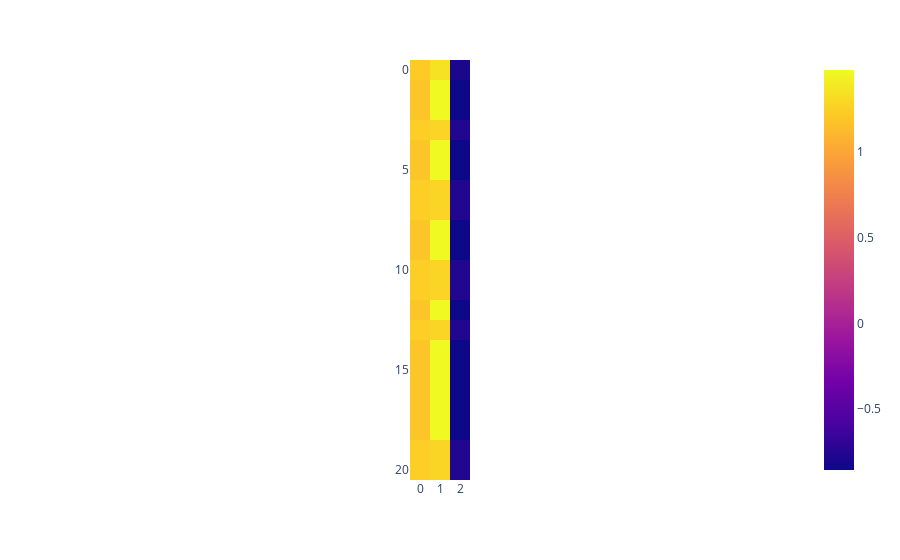

Notebook code cell kept with this figure:
### Code cell
px.imshow(model.attention_head.w_o(A @ v).detach().cpu().numpy())

### Figure 1 — Plotly figure (JSON) as saved in the notebook; plotly's stock layout.template omitted (floating-point values rounded to 4 significant figures)
{"data": [{"coloraxis": "coloraxis", "hovertemplate": "x: %{x}<br>y: %{y}<br>color: %{z}<extra></extra>", "name": "0", "type": "heatmap", "xaxis": "x", "yaxis": "y", "z": [[1.223, 1.348, -0.7958], [1.194, 1.475, -0.8538], [1.194, 1.475, -0.8538], [1.239, 1.279, -0.7645], [1.194, 1.475, -0.8538], [1.194, 1.475, -0.8538], [1.239, 1.279, -0.7645], [1.239, 1.279, -0.7645], [1.194, 1.475, -0.8538], [1.194, 1.475, -0.8538], [1.239, 1.279, -0.7645], [1.239, 1.279, -0.7645], [1.194, 1.475, -0.8538], [1.239, 1.279, -0.7645], [1.194, 1.475, -0.8538], [1.194, 1.475, -0.8538], [1.194, 1.475, -0.8538], [1.194, 1.475, -0.8538], [1.194, 1.475, -0.8538], [1.239, 1.279, -0.7645], [1.239, 1.279, -0.7645]]}], "layout": {"coloraxis": {"colorscale": [[0, "#0d0887"], [0.1111, "#46039f"], [0.2222, "#7201a8"], [0.3333, "#9c179e"], [0.4444, "#bd3786"], [0.5556, "#d8576b"], [0.6667, "#ed7953"], [0.7778, "#fb9f3a"], [0.8889, "#fdca26"], [1, "#f0f921"]]}, "margin": {"t": 60}, "xaxis": {"anchor": "y", "constrain": "domain", "domain": [0, 1], "scaleanchor": "y"}, "yaxis": {"anchor": "x", "autorange": "reversed", "constrain": "domain", "domain": [0, 1]}}}
